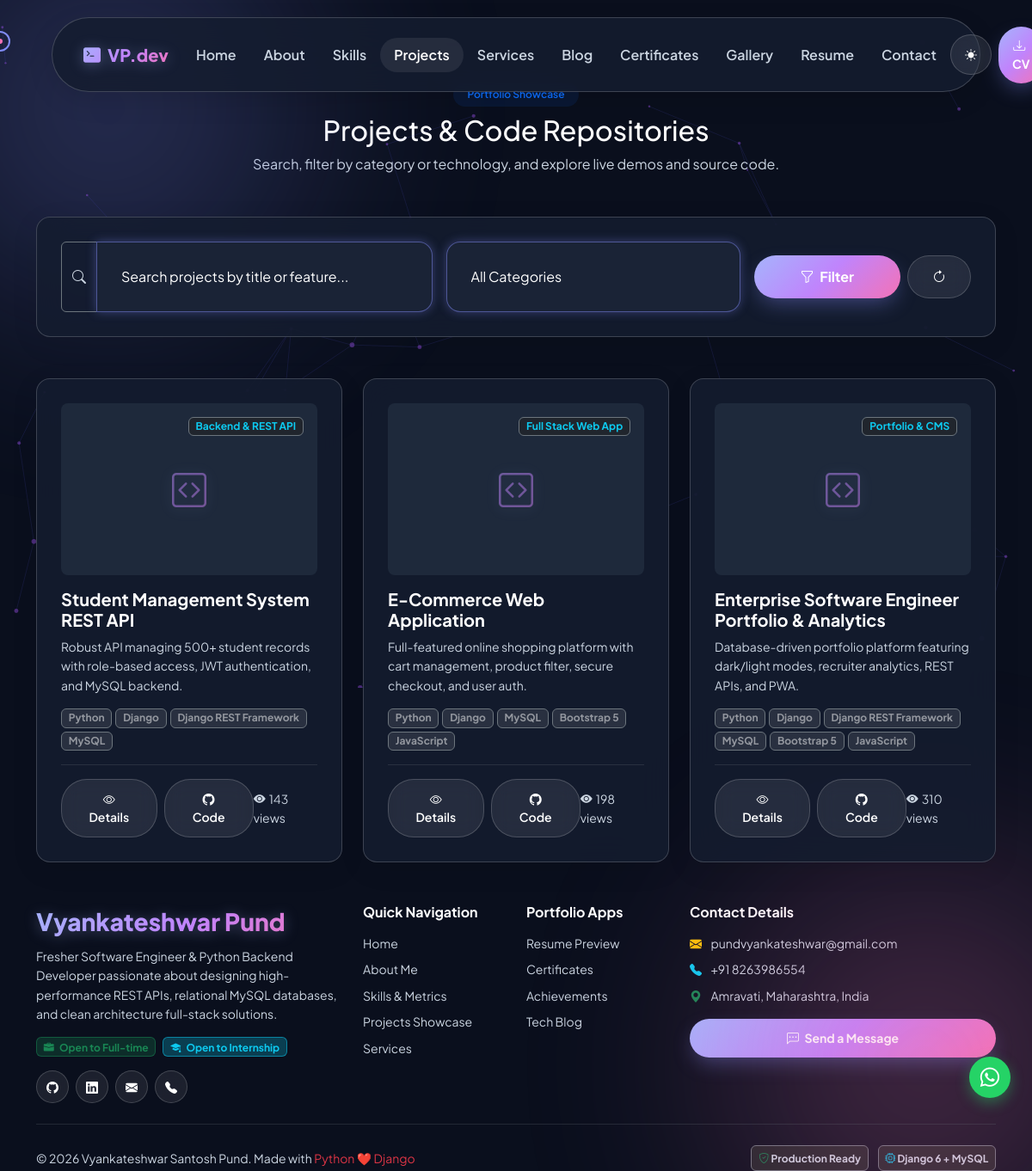
/projects/, run on the app's committed database.
### apps/projects/models.py (models this page shows, shortened)
class Project(models.Model):
    title = models.CharField(max_length=200)
    slug = models.SlugField(unique=True, blank=True)
    short_description = models.CharField(max_length=300)
    full_details = models.TextField()
    featured_image = models.ImageField(upload_to='projects/', blank=True, null=True)
    github_url = models.URLField(blank=True, null=True)
    live_demo_url = models.URLField(blank=True, null=True)
    case_study_url = models.URLField(blank=True, null=True)
    tech_stack = models.ManyToManyField(Technology, related_name='projects')
    category = models.ForeignKey(ProjectCategory, on_delete=models.SET_NULL, null=True, related_name='projects')
    status_badge = models.CharField(max_length=50, default='Production Ready')
    api_calls_count = models.CharField(max_length=50, default='5000+ API Calls')
    db_tables_count = models.CharField(max_length=50, default='25+ DB Tables')
    apis_count = models.CharField(max_length=50, default='40+ APIs')
    features = models.TextField(help_text='Use newlines or bullet points for key features list')
    views_count = models.PositiveIntegerField(default=0)
    likes_count = models.PositiveIntegerField(default=0)
    is_featured = models.BooleanField(default=True)
    order = models.IntegerField(default=0)
    created_at = models.DateTimeField(auto_now_add=True)
    class Meta:
        ordering = ['order', '-created_at']

class ProjectCategory(models.Model):
    name = models.CharField(max_length=100)
    slug = models.SlugField(unique=True, blank=True)
    class Meta:
        verbose_name_plural = 'Project Categories'

class Technology(models.Model):
    name = models.CharField(max_length=100)
    icon_class = models.CharField(max_length=100, blank=True, default='bi bi-cpu')
    class Meta:
        verbose_name_plural = 'Technologies'

### apps/portfolio/models.py (models this page shows, shortened)
class SocialLink(models.Model):
    platform = models.CharField(max_length=50)
    url = models.URLField()
    icon_class = models.CharField(max_length=50, help_text='e.g., bi bi-github')
    order = models.IntegerField(default=0)
    class Meta:
        ordering = ['order']

### apps/projects/views.py (the view)
# urls.py: path('', views.ProjectListView.as_view(), name='project_list'),
class ProjectListView(ListView):
    model = Project
    template_name = 'projects/project_list.html'
    context_object_name = 'projects'
    paginate_by = 6
    def get_queryset(self):
        queryset = Project.objects.all()
        category_slug = self.request.GET.get('category')
        tech_id = self.request.GET.get('tech')
        search_query = self.request.GET.get('q')
        if category_slug:
            queryset = queryset.filter(category__slug=category_slug)
        if tech_id:
            queryset = queryset.filter(tech_stack__id=tech_id)
        if search_query:
            queryset = queryset.filter(
                Q(title__icontains=search_query) |
                Q(short_description__icontains=search_query) |
                Q(full_details__icontains=search_query)
            )
        return queryset.distinct()
    def get_context_data(self, **kwargs):
        context = super().get_context_data(**kwargs)
        context['categories'] = ProjectCategory.objects.all()
        context['technologies'] = Technology.objects.all()
        context['selected_category'] = self.request.GET.get('category', '')
        context['search_query'] = self.request.GET.get('q', '')
        return context

### apps/portfolio/context_processors.py (called while the page is built)
def global_portfolio_context(request):
    profile = ProfileInfo.objects.first()
    social_links = SocialLink.objects.all()
    return {
        'profile': profile,
        'social_links': social_links,
    }

### templates/projects/project_list.html (shortened to what this page needs)
{% extends 'base.html' %}
{% load static %}
{% block content %}
<section class="py-5 mt-5">
    <div class="container">
        <div class="text-center mb-5">
            <span class="badge bg-primary bg-opacity-10 text-primary px-3 py-2 rounded-pill fw-semibold">Portfolio Showcase</span>
            <h2 class="section-title mt-2">Projects & Code Repositories</h2>
            <p class="section-subtitle">Search, filter by category or technology, and explore live demos and source code.</p>
        </div>
        <div class="glass-card mb-5">
            <form method="GET" action="{% url 'project_list' %}" class="row g-3 align-items-center">
                <div class="col-md-5">
                    <div class="input-group">
                        <span class="input-group-text bg-transparent border-secondary text-muted"><i class="bi bi-search"></i></span>
                        <input type="text" name="q" value="{{ search_query }}" class="form-control glass-card border-secondary text-white" placeholder="Search projects by title or feature...">
                    </div>
                </div>
                <div class="col-md-4">
                    <select name="category" class="form-select glass-card border-secondary text-white">
                        <option value="">All Categories</option>
                    </select>
                </div>
                <div class="col-md-3 d-flex gap-2">
                    <button type="submit" class="btn btn-gradient w-100"><i class="bi bi-funnel me-1"></i> Filter</button>
                    <a href="{% url 'project_list' %}" class="btn btn-glass"><i class="bi bi-arrow-clockwise"></i></a>
                </div>
            </form>
        </div>
        <div class="row g-4">
            {% for project in projects %}
            <div class="col-lg-4 col-md-6">
                <div class="glass-card h-100 d-flex flex-column">
                    <div class="position-relative overflow-hidden rounded-3 mb-3" style="height:200px; background:#1e293b;">
                        {% if project.featured_image %}
                        <img src="{{ project.featured_image.url }}" alt="{{ project.title }}" class="w-100 h-100 object-fit-cover">
                        {% else %}
                        <div class="w-100 h-100 d-flex align-items-center justify-content-center gradient-text fs-1 fw-bold opacity-50">
                            <i class="bi bi-code-square"></i>
                        </div>
                        {% endif %}
                        <span class="position-absolute top-0 end-0 m-3 badge bg-dark bg-opacity-75 border border-secondary text-info">
                            {{ project.category.name|default:"Backend" }}
                        </span>
                    </div>
                    <h5 class="fw-bold mb-2 text-white">
                        <a href="{% url 'project_detail' slug=project.slug %}" class="text-white text-decoration-none hover-primary">
                            {{ project.title }}
                        </a>
                    </h5>
                    <p class="text-muted small flex-grow-1 mb-3">{{ project.short_description }}</p>
                    <div class="mb-3 d-flex flex-wrap gap-1">
                        {% for tech in project.tech_stack.all %}
                        <span class="badge bg-secondary bg-opacity-25 text-white-50 border border-secondary small">{{ tech.name }}</span>
                        {% endfor %}
                    </div>
                    <div class="d-flex align-items-center justify-content-between pt-3 border-top border-secondary border-opacity-25 mt-auto">
                        <div class="d-flex gap-2">
                            <a href="{% url 'project_detail' slug=project.slug %}" class="btn btn-glass btn-sm"><i class="bi bi-eye"></i> Details</a>
                            {% if project.github_url %}
                            <a href="{{ project.github_url }}" target="_blank" class="btn btn-glass btn-sm"><i class="bi bi-github"></i> Code</a>
                            {% endif %}
                        </div>
                        <span class="small text-muted"><i class="bi bi-eye-fill me-1"></i>{{ project.views_count }} views</span>
                    </div>
                </div>
            </div>
            {% endfor %}
        </div>
    </div>
</section>
{% endblock %}

### templates/components/footer.html (shortened to what this page needs)
<footer>
    <div class="container">
        <div class="row gy-4">
            <div class="col-lg-4 col-md-6">
                <a class="navbar-brand gradient-text fs-3 mb-2 d-block" href="{% url 'home' %}">
                    Vyankateshwar Pund
                </a>
                <p class="text-muted small mb-3">
                    Fresher Software Engineer & Python Backend Developer passionate about designing high-performance REST APIs,
                    relational MySQL databases, and clean architecture full-stack solutions.
                </p>
                <div class="d-flex flex-wrap gap-2 mb-3">
                    <span class="badge bg-success bg-opacity-25 text-success border border-success border-opacity-50"><i class="bi bi-briefcase-fill me-1"></i> Open to Full-time</span>
                    <span class="badge bg-info bg-opacity-25 text-info border border-info border-opacity-50"><i class="bi bi-mortarboard-fill me-1"></i> Open to Internship</span>
                </div>
                <div class="d-flex gap-2">
                    {% for social in social_links %}
                    <a href="{{ social.url }}" target="_blank" class="btn btn-glass btn-sm rounded-circle p-2" style="width:38px; height:38px; display:inline-flex; align-items:center; justify-content:center;" title="{{ social.platform }}">
                        <i class="{{ social.icon_class }}"></i>
                    </a>
                    {% endfor %}
                </div>
            </div>
            <div class="col-lg-2 col-md-6">
                <h6 class="text-white mb-3 fw-bold">Quick Navigation</h6>
                <ul class="list-unstyled small">
                    <li class="mb-2"><a href="{% url 'home' %}" class="text-muted text-decoration-none">Home</a></li>
                    <li class="mb-2"><a href="{% url 'about' %}" class="text-muted text-decoration-none">About Me</a></li>
                    <li class="mb-2"><a href="{% url 'skills_list' %}" class="text-muted text-decoration-none">Skills & Metrics</a></li>
                    <li class="mb-2"><a href="{% url 'project_list' %}" class="text-muted text-decoration-none">Projects Showcase</a></li>
                    <li class="mb-2"><a href="{% url 'services' %}" class="text-muted text-decoration-none">Services</a></li>
                </ul>
            </div>
            <div class="col-lg-2 col-md-6">
                <h6 class="text-white mb-3 fw-bold">Portfolio Apps</h6>
                <ul class="list-unstyled small">
                    <li class="mb-2"><a href="{% url 'resume' %}" class="text-muted text-decoration-none">Resume Preview</a></li>
                    <li class="mb-2"><a href="{% url 'certificates' %}" class="text-muted text-decoration-none">Certificates</a></li>
                    <li class="mb-2"><a href="{% url 'achievements' %}" class="text-muted text-decoration-none">Achievements</a></li>
                    <li class="mb-2"><a href="{% url 'blog_list' %}" class="text-muted text-decoration-none">Tech Blog</a></li>
                </ul>
            </div>
            <div class="col-lg-4 col-md-6">
                <h6 class="text-white mb-3 fw-bold">Contact Details</h6>
                <ul class="list-unstyled small text-muted mb-3">
                    <li class="mb-2"><i class="bi bi-envelope-fill text-warning me-2"></i> pundvyankateshwar@gmail.com</li>
                    <li class="mb-2"><i class="bi bi-telephone-fill text-info me-2"></i> +91 8263986554</li>
                    <li class="mb-2"><i class="bi bi-geo-alt-fill text-success me-2"></i> Amravati, Maharashtra, India</li>
                </ul>
                <a href="{% url 'contact' %}" class="btn btn-gradient btn-sm w-100"><i class="bi bi-chat-left-dots me-1"></i> Send a Message</a>
            </div>
        </div>
        <hr class="my-4 border-secondary opacity-25">
        <div class="row align-items-center">
            <div class="col-md-6 text-center text-md-start mb-2 mb-md-0">
                <span class="text-muted small">&copy; 2026 Vyankateshwar Santosh Pund. Made with <span class="text-danger">Python ❤️ Django</span></span>
            </div>
            <div class="col-md-6 text-center text-md-end">
                <span class="badge bg-dark border border-secondary text-muted me-2"><i class="bi bi-shield-check text-success"></i> Production Ready</span>
                <span class="badge bg-dark border border-secondary text-muted"><i class="bi bi-cpu text-info"></i> Django 6 + MySQL</span>
            </div>
        </div>
    </div>
</footer>

### static/css/style.css (style rules this page uses)
:root { --bg-primary: #0a0f1d; --bg-secondary: #111827; --bg-card: rgba(20, 29, 47, 0.85); --bg-glass: rgba(255, 255, 255, 0.08); --border-glass: rgba(255, 255, 255, 0.18); --border-glow: rgba(129, 140, 248, 0.6); --text-main: #ffffff; --text-muted: #cbd5e1; --text-sub: #e2e8f0; --accent-primary: #818cf8; --accent-secondary: #c084fc; --accent-cyan: #38bdf8; --accent-pink: #f472b6; --accent-gradient: linear-gradient(135deg, #a5b4fc 0%, #c084fc 50%, #f472b6 100%); --accent-glow: rgba(129, 140, 248, 0.4); --pill-bg: rgba(20, 29, 47, 0.9); --pill-text: #ffffff; --hero-para-color: #e2e8f0; --badge-bg: rgba(255, 255, 255, 0.08); --badge-text: #ffffff; --shadow-hover: 0 20px 50px -10px rgba(129, 140, 248, 0.4); --transition-smooth: all 0.35s cubic-bezier(0.16, 1, 0.3, 1); --font-family: 'Plus Jakarta Sans', system-ui, -apple-system, sans-serif; }
body { background-color: var(--bg-primary); color: var(--text-main); font-family: var(--font-family); overflow-x: hidden; transition: background-color 0.4s ease, color 0.4s ease; min-height: 100vh; }
p, .text-muted { color: var(--text-muted) !important; line-height: 1.6; }
h1, h2, h3, h4, h5, h6, .section-title, .text-main { color: var(--text-main) !important; }
.gradient-text { background: var(--accent-gradient); -webkit-background-clip: text; -webkit-text-fill-color: transparent; display: inline-block; font-weight: 800; }
[data-theme="dark"] .gradient-text { filter: drop-shadow(0 2px 8px rgba(165, 180, 252, 0.35)); }
input, textarea, select, .form-control, .form-select, input:focus, textarea:focus, select:focus, .form-control:focus, .form-select:focus, input:active, textarea:active, select:active, .form-control:active, .form-select:active { color: #ffffff !important; background-color: #1a2336 !important; border: 1px solid rgba(129, 140, 248, 0.5) !important; -webkit-text-fill-color: #ffffff !important; box-shadow: 0 0 12px rgba(129, 140, 248, 0.35) !important; }
input::placeholder, textarea::placeholder { color: var(--text-muted) !important; opacity: 0.8; }
.glass-card { background: var(--bg-card); backdrop-filter: blur(18px); -webkit-backdrop-filter: blur(18px); border: 1px solid var(--border-glass); border-radius: 16px; padding: 1.75rem; transition: var(--transition-smooth); box-shadow: 0 8px 32px rgba(0, 0, 0, 0.08); position: relative; word-wrap: break-word; overflow-wrap: break-word; }
.btn-gradient { background: var(--accent-gradient); color: #ffffff !important; border: none; border-radius: 30px; padding: 0.75rem 1.75rem; font-weight: 700; transition: var(--transition-smooth); box-shadow: 0 10px 25px -5px rgba(129, 140, 248, 0.4); }
.btn-glass { background: var(--bg-glass); color: var(--text-main) !important; border: 1px solid var(--border-glass); border-radius: 30px; padding: 0.75rem 1.75rem; font-weight: 600; backdrop-filter: blur(10px); transition: var(--transition-smooth); }

### data on the page
Project: category.name "Backend & REST API", title "Student Management System REST API", short_description "Robust API managing 500+ student records with role-based access, JWT authentication, and MySQL backend.", views_count "143"
Technology: name "Python"
Technology: name "Django"
Technology: name "Django REST Framework"
Technology: name "MySQL"
Project: category.name "Full Stack Web App", title "E-Commerce Web Application", short_description "Full-featured online shopping platform with cart management, product filter, secure checkout, and user auth.", views_count "198"
Technology: name "Bootstrap 5"
Technology: name "JavaScript"
Project: category.name "Portfolio & CMS", title "Enterprise Software Engineer Portfolio & Analytics", short_description "Database-driven portfolio platform featuring dark/light modes, recruiter analytics, REST APIs, and PWA.", views_count "310"
